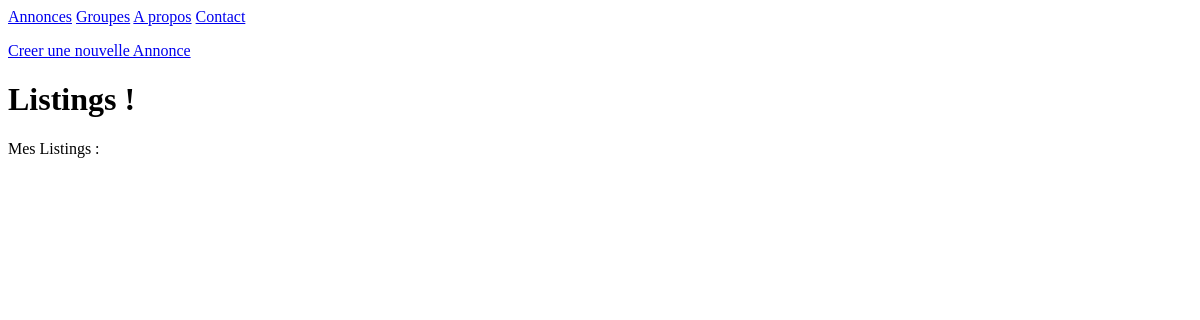
Page /listings/ on the earlier database version.
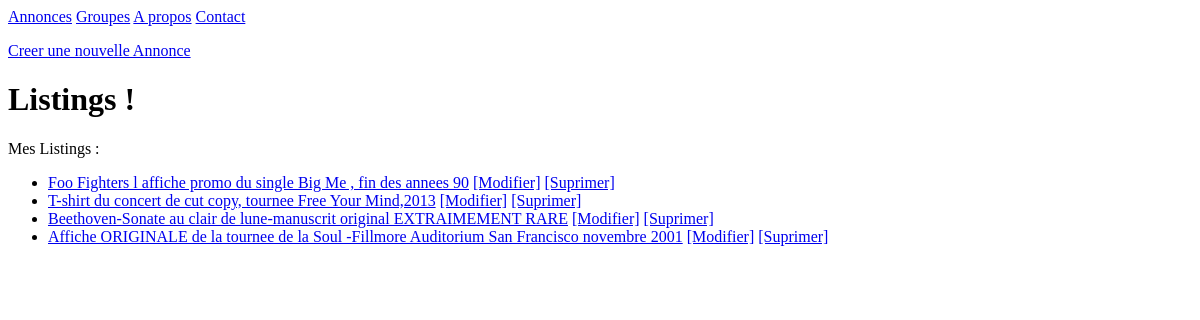
Same page on the later database version.
### listings/models.py (models this page shows, shortened)
class Listing(models.Model):
    class Types(models.TextChoices):
        DISQUES='RECORDS'
        VETEMENTS='CLOTHING'
        AFFICHES='POSTERS'
        DIVERS='MISECELLANEOUS'
        TICKET='TICKET'
    title=models.fields.CharField(max_length=100)
    description=models.fields.CharField(max_length=200)
    sold=models.fields.BooleanField(default=False)
    year=models.fields.IntegerField (
        validators=[MinValueValidator(1900),MaxValueValidator(2025)],
        null=True
    )
    type = models.fields.CharField(choices=Types.choices,max_length=14)
    band = models.ForeignKey(Band,null=True,blank=True, on_delete=models.SET_NULL)

### listings/views.py (the view)
# urls.py: path('listings/',views.listings,name='listing-list'),
def listings(request):
    all_listings = Listing.objects.all()
    return render(request,'listings/listing_list.html',{'all_listings':all_listings})

### listings/templates/listings/listing_list.html
{% extends 'listings/base.html' %}
{%  block content %}
<p></p><a href="{% url 'listing-create'%}">Creer une nouvelle Annonce</a>
    <h1>Listings !</h1>
    <p>Mes Listings :</p>
    <ul>
        {% for listing in all_listings %}
            <li><a href="{% url 'listing-detail' listing.id %}">{{ listing.title }}</a>
                <a href="{% url 'listing-change' listing.id %}">[Modifier]</a>
                <a href="{% url 'listing-delete' listing.id %}">[Suprimer]</a>
            </li>
        {% endfor %}
    </ul>
{% endblock %}

### listings/templates/listings/base.html (shortened to what this page needs)
{% load static %}
<html>
<head>
    <link rel="stylesheet" href="{% static 'listings/styles.css' %}" />
</head>
<body>
    <a href="{% url 'listing-list' %}">Annonces</a>
    <a href="{% url 'band-list' %}">Groupes</a>
    <a href="{% url 'about' %}">A propos</a>
    <a href="{% url 'contact' %}">Contact</a>
    {% block content %}{% endblock %}
</body>
</html>

Differences in the rows shown:
added Listing: title "Foo Fighters l affiche promo du single Big Me , fin des annees 90"
added Listing: title "T-shirt du concert de cut copy, tournee Free Your Mind,2013"
added Listing: title "Beethoven-Sonate au clair de lune-manuscrit original EXTRAIMEMENT RARE"
added Listing: title "Affiche ORIGINALE de la tournee de la Soul -Fillmore Auditorium San Francisco novembre 2001"
